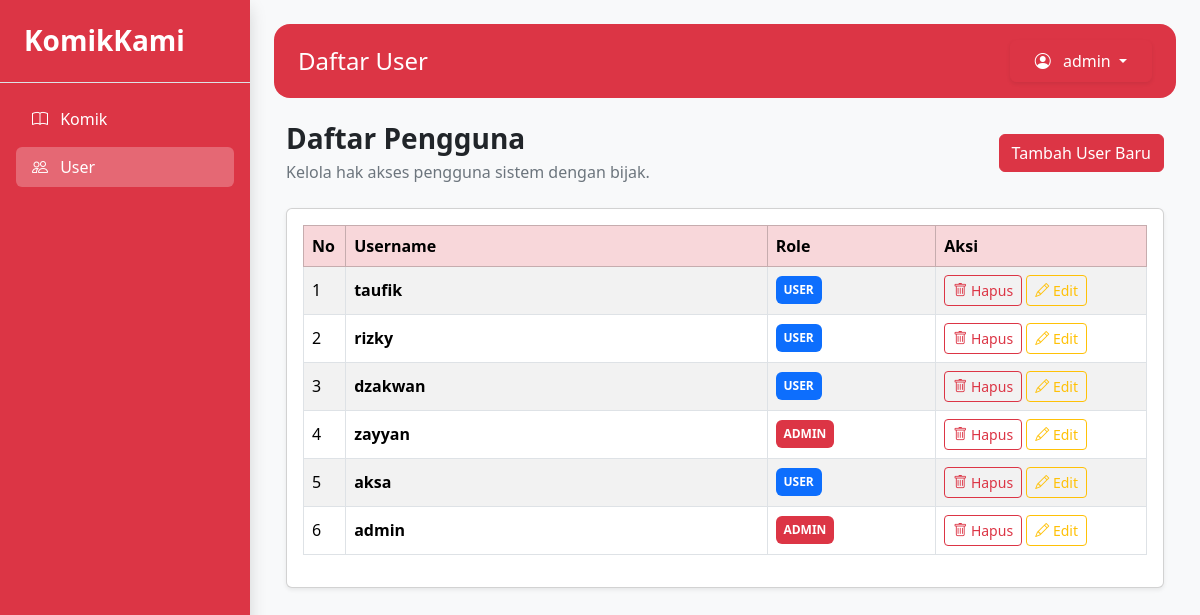
The page /?aksi=admin_user (signed in) on the database its author committed.
### tables this page shows
CREATE TABLE `users` (
  `id_users` int(11) NOT NULL,
  `username` varchar(255) NOT NULL,
  `password` varchar(255) NOT NULL,
  `role` enum('admin','user') NOT NULL
);

### app/controllers/UserController.php (called while the page is built, shortened)
<?php
require_once 'app/models/UserModel.php';
class UserController {
    private $model;
    public function __construct($db)
    {
        $this->model = new UserModel($db);
    }
    public function index()
    {
        $users = $this->model->getAllUsers();
        require 'app/views/auth/list_users.php';
    }
}

### app/models/UserModel.php (called while the page is built, shortened)
<?php
class UserModel {
    private $conn;
    public function __construct($db) {
        $this->conn = $db;
    }
    public function getAllUsers() {
        $query = "SELECT * FROM users ORDER BY id_users DESC";
        $result = mysqli_query($this->conn, $query);
        $data = [];
        while ($row = mysqli_fetch_assoc($result)) {
            $data[] = $row;
        }
        return $data;
    }
}
?>

### app/views/auth/list_users.php (the view, shortened to what this page needs)
<!DOCTYPE html>
<html lang="en">
<head>
    <link href="https://cdn.jsdelivr.net/npm/bootstrap@5.3.3/dist/css/bootstrap.min.css" rel="stylesheet">
    <link rel="stylesheet" href="https://cdn.jsdelivr.net/npm/bootstrap-icons@1.11.3/font/bootstrap-icons.min.css">
</head>
<body class="bg-light">
    <div class="d-flex">
        <aside class="bg-danger text-white d-flex flex-column shadow"
            style="width:250px; min-height:100vh;">
            <div class="p-4 border-bottom">
                <h3 class="fw-bold mb-0">KomikKami</h3>
            </div>
            <div class="nav flex-column p-3">
                <a href="?aksi=admin_komik"
                    class="nav-link text-white rounded mb-2">
                    <i class="bi bi-book me-2"></i>
                    Komik
                </a>
                <a href="?aksi=admin_user"
                    class="nav-link text-white active bg-white bg-opacity-25 rounded">
                    <i class="bi bi-people me-2"></i>
                    User
                </a>
            </div>
        </aside>
        <main class="flex-grow-1">
            <nav class="bg-danger rounded-4 m-4 px-4 py-3 d-flex justify-content-between align-items-center">
                <h4 class="text-white mb-0 title">Daftar User</h4>
                <div class="dropdown">
                    <button class="btn btn-danger dropdown-toggle px-4 py-2 rounded-2 shadow-sm"
                        type="button"
                        data-bs-toggle="dropdown"
                        aria-expanded="false">
                        <i class="bi bi-person-circle me-2"></i>
                        <?php
                        if (isset($_SESSION['username'])) {
                            echo htmlspecialchars($_SESSION['username']);
                        } else {
                            echo "Guest";
                        }
                        ?>
                    </button>
                </div>
            </nav>
            <div class="container-fluid px-4">
                <div class="container mt-4">
                    <div class="d-flex justify-content-between align-items-center mb-4">
                        <div>
                            <h3 class="fw-bold mb-1">Daftar Pengguna</h3>
                            <p class="text-secondary mb-0">Kelola hak akses pengguna sistem dengan bijak.</p>
                        </div>
                        <a href="?aksi=admin_user_add" class="btn btn-danger">Tambah User Baru</a>
                    </div>
                    <div class="card shadow-sm border-1">
                        <div class="card-body">
                            <table class="table table-bordered table-hover align-middle table-striped">
                                <thead class="table-danger">
                                    <tr>
                                        <th width="5%">No</th>
                                        <th>Username</th>
                                        <th width="20%">Role</th>
                                        <th width="25%">Aksi</th>
                                    </tr>
                                </thead>
                                <tbody>
                                    <?php $no = 1;
                                    foreach ($users as $u): ?>
                                        <tr>
                                            <td><?= $no++; ?></td>
                                            <td class="fw-bold"><?= $u['username']; ?></td>
                                            <td>
                                                <span class="badge py-2 <?= $u['role'] == 'admin' ? 'bg-danger' : 'bg-primary' ?>">
                                                    <?= strtoupper($u['role']); ?>
                                                </span>
                                            </td>
                                            <td>
                                                <a href="?aksi=admin_user_delete&id=<?= $u['id_users']; ?>" class="btn btn-sm btn-outline-danger bi bi-trash" onclick="return confirm('Yakin ingin menghapus user ini?');"> Hapus</a>
                                                <a href="?aksi=admin_user_edit&id=<?= $u['id_users']; ?>" class="btn btn-sm btn-outline-warning bi bi-pencil"> Edit</a>
                                            </td>
                                        </tr>
                                    <?php endforeach; ?>
                                </tbody>
                            </table>
                        </div>
                    </div>
                </div>
            </div>
        </main>
    </div>
</body>
</html>

### rows shown on the page
users: username "taufik", role "USER"
users: username "rizky", role "USER"
users: username "dzakwan", role "USER"
users: username "zayyan", role "ADMIN"
users: username "aksa", role "USER"
users: username "admin", role "ADMIN"

### other values the page prints
$_SESSION['username'] "admin"
